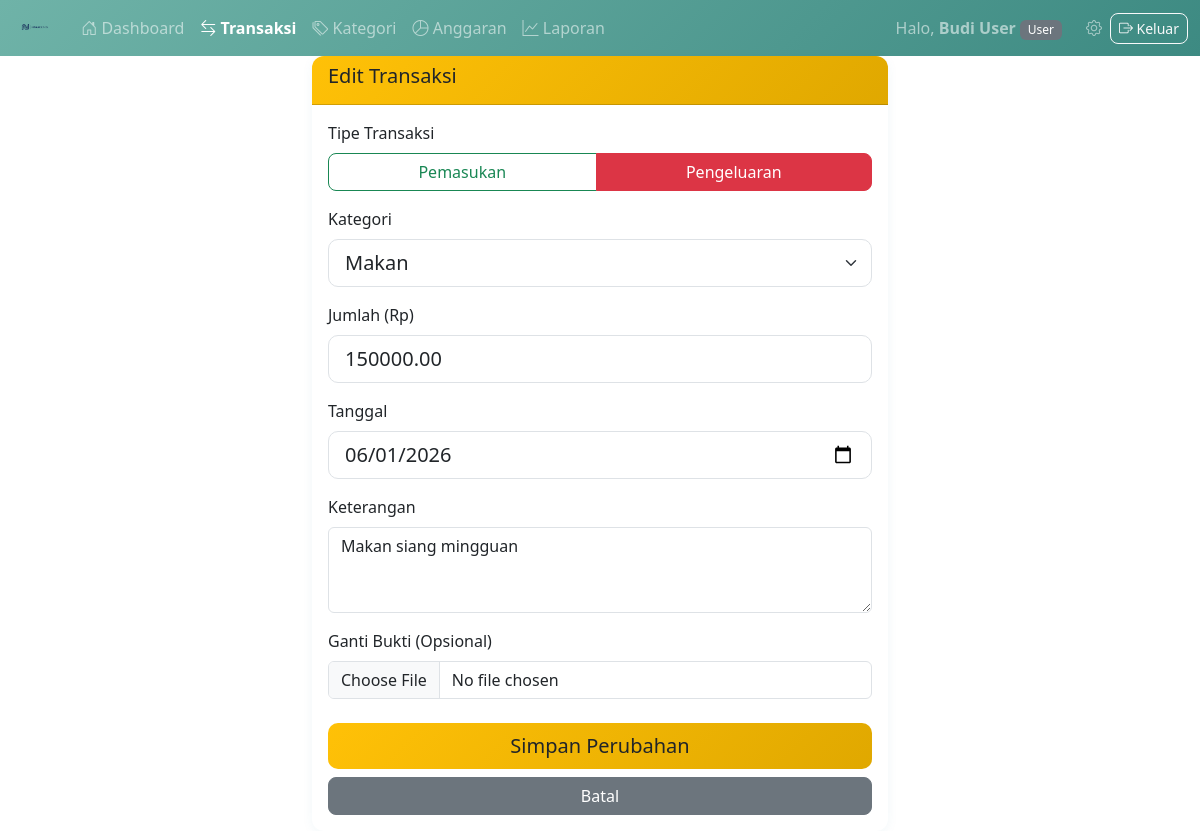
Screenshot of /pages/transaksi/edit.php?id=2 (signed in) with the database file from the repository.
### tables this page shows
CREATE TABLE transaksi (
    id              INT AUTO_INCREMENT PRIMARY KEY,
    user_id         INT NOT NULL,
    kategori_id     INT NOT NULL,
    tipe            ENUM('pemasukan', 'pengeluaran') NOT NULL,
    jumlah          DECIMAL(15,2) NOT NULL,
    mata_uang       VARCHAR(10) NOT NULL DEFAULT 'IDR',
    tanggal         DATE NOT NULL,
    keterangan      TEXT NULL,
    bukti           VARCHAR(255) NULL,
    created_at      DATETIME DEFAULT CURRENT_TIMESTAMP,
    updated_at      DATETIME DEFAULT CURRENT_TIMESTAMP ON UPDATE CURRENT_TIMESTAMP,
    FOREIGN KEY (user_id) REFERENCES users(id) ON DELETE CASCADE,
    FOREIGN KEY (kategori_id) REFERENCES kategori(id) ON DELETE RESTRICT
);

CREATE TABLE kategori (
    id              INT AUTO_INCREMENT PRIMARY KEY,
    user_id         INT NOT NULL,
    nama_kategori   VARCHAR(100) NOT NULL,
    tipe            ENUM('pemasukan', 'pengeluaran') NOT NULL,
    warna           VARCHAR(7) DEFAULT '#6c757d',
    created_at      DATETIME DEFAULT CURRENT_TIMESTAMP,
    FOREIGN KEY (user_id) REFERENCES users(id) ON DELETE CASCADE
);

### pages/transaksi/edit.php (the view, shortened to what this page needs)
<?php
require_once '../../includes/header.php';
require_once '../../includes/navbar.php';
$user_id = $_SESSION['user_id'];
$id = $_GET['id'] ?? 0;
$stmt = $pdo->prepare("SELECT * FROM transaksi WHERE id = ? AND user_id = ?");
$stmt->execute([$id, $user_id]);
$transaksi = $stmt->fetch();
$stmt = $pdo->prepare("SELECT * FROM kategori WHERE user_id = ? ORDER BY tipe, nama_kategori");
$stmt->execute([$user_id]);
$kategoris = $stmt->fetchAll();
?>
<div class="container-fluid">
    <div class="row justify-content-center">
        <div class="col-lg-6">
            <div class="card">
                <div class="card-header bg-warning text-dark">
                    <h5>Edit Transaksi</h5>
                </div>
                <div class="card-body">
                    <form action="../../proses/proses-transaksi.php" method="POST" enctype="multipart/form-data">
                        <div class="mb-3">
                            <label class="form-label">Tipe Transaksi</label>
                            <div class="btn-group w-100">
                                <label class="btn btn-outline-success" for="pemasukan">Pemasukan</label>
                                <label class="btn btn-outline-danger" for="pengeluaran">Pengeluaran</label>
                            </div>
                        </div>
                        <div class="mb-3">
                            <label class="form-label">Kategori</label>
                            <select name="kategori_id" class="form-select form-select-lg" required>
                                <?php foreach($kategoris as $k): ?>
                                <option value="<?= $k['id'] ?>" <?= $k['id'] == $transaksi['kategori_id'] ? 'selected' : '' ?>>
                                    <?= htmlspecialchars($k['nama_kategori']) ?>
                                </option>
                                <?php endforeach; ?>
                            </select>
                        </div>
                        <div class="mb-3">
                            <label class="form-label">Jumlah (Rp)</label>
                            <input type="number" name="jumlah" class="form-control form-control-lg"
                                   value="<?= $transaksi['jumlah'] ?>" required>
                        </div>
                        <div class="mb-3">
                            <label class="form-label">Tanggal</label>
                            <input type="date" name="tanggal" class="form-control form-control-lg"
                                   value="<?= $transaksi['tanggal'] ?>" required>
                        </div>
                        <div class="mb-3">
                            <label class="form-label">Keterangan</label>
                            <textarea name="keterangan" class="form-control" rows="3"><?= htmlspecialchars($transaksi['keterangan'] ?? '') ?></textarea>
                        </div>
                        <div class="mb-4">
                            <label class="form-label">Ganti Bukti (Opsional)</label>
                            <input type="file" name="bukti" class="form-control" accept="image/*">
                        </div>
                        <div class="d-grid gap-2">
                            <button type="submit" name="edit_transaksi" class="btn btn-warning btn-lg">Simpan Perubahan</button>
                            <a href="index.php" class="btn btn-secondary">Batal</a>
                        </div>
                    </form>
                </div>
            </div>
        </div>
    </div>
</div>
<?php require_once '../../includes/footer.php'; ?>

### assets/css/style.css (style rules this page uses)
.card { border: none; box-shadow: 0 2px 12px rgba(16, 112, 160, 0.06); border-radius: 12px; transition: box-shadow 0.2s; }
.card-header { border-radius: 12px 12px 0 0 !important; font-weight: 600; }
.card-header.bg-warning { background: linear-gradient(135deg, #ffc107, #e0a800) !important; }
.form-control-lg, .form-select-lg { border-radius: 10px; }
.btn { border-radius: 8px; font-weight: 500; transition: all 0.2s; }
.btn-lg { border-radius: 10px; }
.btn-warning { background: linear-gradient(135deg, #ffc107, #e0a800); border: none; color: #212529; }

### rows the page displays
transaksi: kategori_id "Makan", jumlah "150000.00", tanggal "06/01/2026", keterangan "Makan siang mingguan"

### other values shown
$_SESSION['nama_lengkap'] "Budi User"
$current_role "User"
